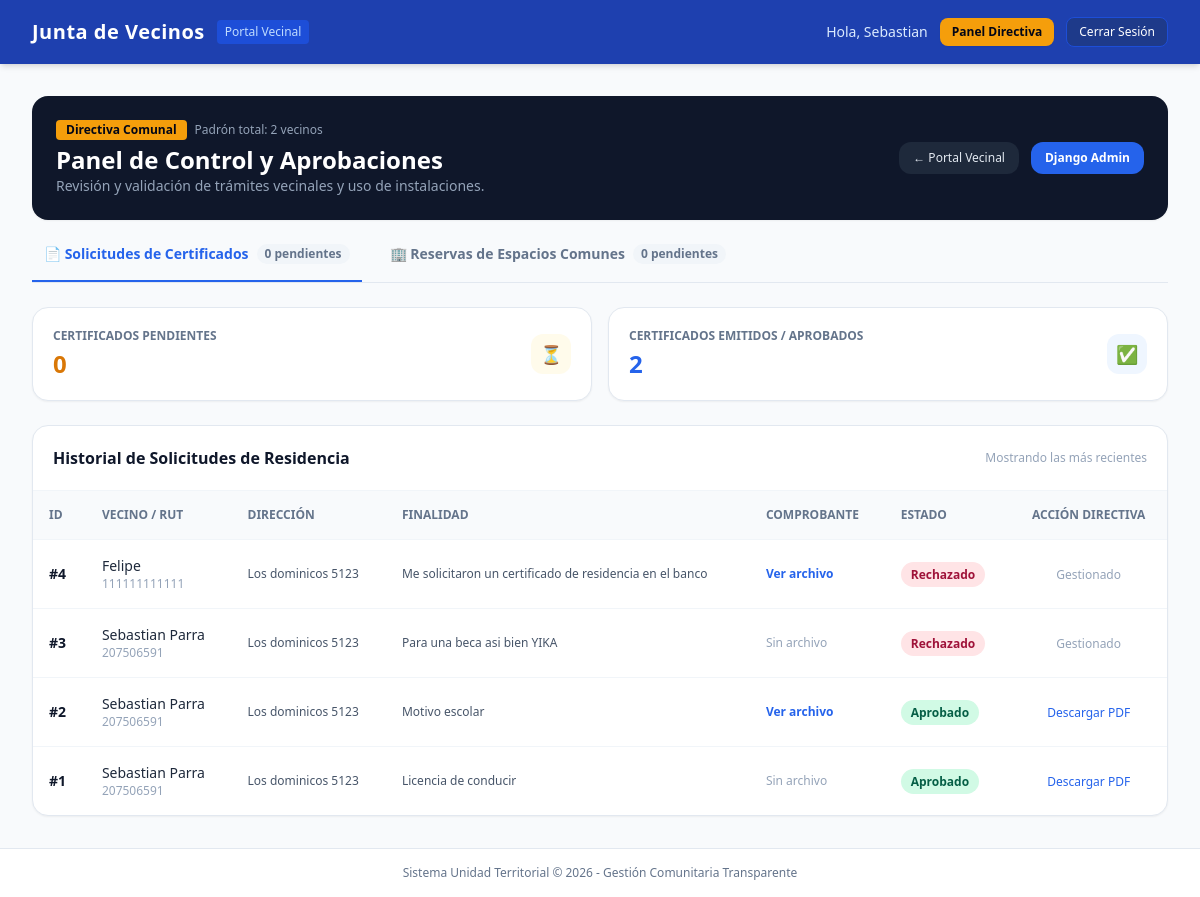
Page /directiva/ (signed in) on the committed database.
### residents/models.py (models this page shows, shortened)
class Resident(AbstractUser):
    class RoleChoices(models.TextChoices):
        VECINO = 'VECINO', 'Vecino'
        DIRECTIVA = 'DIRECTIVA', 'Directiva'
        ADMIN = 'ADMIN', 'Administrador'
    class StatusChoices(models.TextChoices):
        PENDIENTE = 'PENDIENTE', 'Pendiente de Validación'
        ACTIVO = 'ACTIVO', 'Activo'
        RECHAZADO = 'RECHAZADO', 'Rechazado'
    rut = models.CharField(max_length=12, unique=True, verbose_name="RUT")
    phone = models.CharField(max_length=15, blank=True, null=True, verbose_name="Teléfono")
    address = models.CharField(max_length=255, verbose_name="Dirección / Pasaje")
    birth_date = models.DateField(blank=True, null=True, verbose_name="Fecha de Nacimiento")
    role = models.CharField(max_length=15, choices=RoleChoices.choices, default=RoleChoices.VECINO)
    status = models.CharField(max_length=15, choices=StatusChoices.choices, default=StatusChoices.PENDIENTE)
    USERNAME_FIELD = 'rut'
    REQUIRED_FIELDS = ['username', 'email', 'first_name', 'last_name']
    class Meta:
        verbose_name = "Residente"
        verbose_name_plural = "Residentes"

### certificates/models.py (models this page shows, shortened)
class CertificateRequest(models.Model):
    class StatusChoices(models.TextChoices):
        PENDIENTE = 'PENDIENTE', 'Pendiente de Revisión'
        APROBADO = 'APROBADO', 'Aprobado'
        RECHAZADO = 'RECHAZADO', 'Rechazado'
    verification_code = models.UUIDField(
        default=uuid.uuid4,
        unique=True,
        editable=False,
        verbose_name="Código de Verificación"
    )
    resident = models.ForeignKey(
        settings.AUTH_USER_MODEL,
        on_delete=models.CASCADE,
        related_name='certificates',
        verbose_name="Residente"
    )
    purpose = models.CharField(
        max_length=200,
        verbose_name="Finalidad del Trámite (ej: Licencia de conducir, subsidio)"
    )
    address_proof = models.FileField(
        upload_to='certificates/proofs/%Y/%m/',
        blank=True,
        null=True,
        verbose_name="Comprobante de Domicilio (Opcional)"
    )
    status = models.CharField(
        max_length=15,
        choices=StatusChoices.choices,
        default=StatusChoices.PENDIENTE,
        verbose_name="Estado"
    )
    rejection_reason = models.TextField(
        blank=True,
        null=True,
        verbose_name="Motivo de Rechazo (si aplica)"
    )
    issued_at = models.DateTimeField(
        blank=True,
        null=True,
        verbose_name="Fecha de Emisión"
    )
    created_at = models.DateTimeField(
        auto_now_add=True,
        verbose_name="Fecha de Solicitud"
    )
    updated_at = models.DateTimeField(
        auto_now=True,
        verbose_name="Última Actualización"
    )
    class Meta:
        verbose_name = "Solicitud de Certificado"
        verbose_name_plural = "Solicitudes de Certificados"
        ordering = ['-created_at']

### portal/views.py (the view)
# urls.py: path('directiva/', directiva_dashboard_view, name='directiva_dashboard'),
@user_passes_test(is_directiva, login_url='portal:dashboard')
def directiva_dashboard_view(request):
    active_tab = request.GET.get('tab', 'certificados')
    total_vecinos = Resident.objects.count()
    pendientes_cert = CertificateRequest.objects.filter(status=CertificateRequest.StatusChoices.PENDIENTE).count()
    total_aprobados_cert = CertificateRequest.objects.filter(status=CertificateRequest.StatusChoices.APROBADO).count()
    pendientes_reservas = SpaceReservation.objects.filter(status=SpaceReservation.StatusChoices.PENDIENTE).count()
    total_aprobadas_reservas = SpaceReservation.objects.filter(status=SpaceReservation.StatusChoices.APROBADO).count()
    solicitudes_cert = CertificateRequest.objects.select_related('resident').order_by('-created_at')[:30]
    solicitudes_reservas = SpaceReservation.objects.select_related('resident', 'space').order_by('-created_at')[:30]
    context = {
        'active_tab': active_tab,
        'total_vecinos': total_vecinos,
        'pendientes_cert': pendientes_cert,
        'total_aprobados_cert': total_aprobados_cert,
        'pendientes_reservas': pendientes_reservas,
        'total_aprobadas_reservas': total_aprobadas_reservas,
        'solicitudes_cert': solicitudes_cert,
        'solicitudes_reservas': solicitudes_reservas,
    }
    return render(request, 'portal/directiva_dashboard.html', context)

### portal/views.py (called while the page is built)
def is_directiva(user):
    return user.is_authenticated and (
        user.is_staff or getattr(user, 'role', '') in ['DIRECTIVA', 'PRESIDENTE', 'SECRETARIO', 'TESORERO']
    )

### templates/portal/directiva_dashboard.html (shortened to what this page needs)
{% extends 'base/base.html' %}
{% block content %}
<div class="space-y-6">
    <div class="bg-slate-900 text-white p-6 rounded-2xl shadow-sm flex flex-col md:flex-row justify-between md:items-center gap-4">
        <div>
            <div class="flex items-center space-x-2">
                <span class="px-2.5 py-0.5 rounded text-xs font-semibold bg-amber-500 text-slate-950">Directiva Comunal</span>
                <span class="text-xs text-slate-400">Padrón total: {{ total_vecinos }} vecinos</span>
            </div>
            <h1 class="text-2xl font-bold mt-1">Panel de Control y Aprobaciones</h1>
            <p class="text-sm text-slate-400">Revisión y validación de trámites vecinales y uso de instalaciones.</p>
        </div>
        <div class="flex items-center space-x-3">
            <a href="{% url 'portal:dashboard' %}" class="text-xs bg-slate-800 hover:bg-slate-700 text-slate-200 px-3.5 py-2 rounded-xl transition">
                &larr; Portal Vecinal
            </a>
            {% if user.is_staff %}
                <a href="/admin/" target="_blank" class="text-xs bg-blue-600 hover:bg-blue-500 text-white font-semibold px-3.5 py-2 rounded-xl transition">
                    Django Admin
                </a>
            {% endif %}
        </div>
    </div>
    <div class="border-b border-slate-200">
        <nav class="flex space-x-4" aria-label="Tabs">
            <button id="tab-btn-certificados" onclick="switchTab('certificados')"
                    class="pb-4 px-3 text-sm font-bold flex items-center gap-2 border-b-2 transition {% if active_tab == 'certificados' %}border-blue-600 text-blue-600{% else %}border-transparent text-slate-500 hover:text-slate-700{% endif %}">
                <span>📄 Solicitudes de Certificados</span>
                <span class="px-2 py-0.5 text-xs rounded-full {% if pendientes_cert > 0 %}bg-amber-100 text-amber-800 font-extrabold{% else %}bg-slate-100 text-slate-500{% endif %}">
                    {{ pendientes_cert }} pendientes
                </span>
            </button>
            <button id="tab-btn-reservas" onclick="switchTab('reservas')"
                    class="pb-4 px-3 text-sm font-bold flex items-center gap-2 border-b-2 transition {% if active_tab == 'reservas' %}border-emerald-600 text-emerald-600{% else %}border-transparent text-slate-500 hover:text-slate-700{% endif %}">
                <span>🏢 Reservas de Espacios Comunes</span>
                <span class="px-2 py-0.5 text-xs rounded-full {% if pendientes_reservas > 0 %}bg-emerald-100 text-emerald-800 font-extrabold{% else %}bg-slate-100 text-slate-500{% endif %}">
                    {{ pendientes_reservas }} pendientes
                </span>
            </button>
        </nav>
    </div>
    <div id="panel-certificados" class="space-y-6 {% if active_tab != 'certificados' %}hidden{% endif %}">
        <div class="grid grid-cols-1 sm:grid-cols-2 gap-4">
            <div class="bg-white p-5 rounded-2xl border border-slate-200 shadow-sm flex items-center justify-between">
                <div>
                    <p class="text-xs font-semibold uppercase text-slate-500">Certificados Pendientes</p>
                    <p class="text-2xl font-extrabold text-amber-600 mt-1">{{ pendientes_cert }}</p>
                </div>
                <div class="w-10 h-10 rounded-xl bg-amber-50 text-amber-600 flex items-center justify-center text-lg">⏳</div>
            </div>
            <div class="bg-white p-5 rounded-2xl border border-slate-200 shadow-sm flex items-center justify-between">
                <div>
                    <p class="text-xs font-semibold uppercase text-slate-500">Certificados Emitidos / Aprobados</p>
                    <p class="text-2xl font-extrabold text-blue-600 mt-1">{{ total_aprobados_cert }}</p>
                </div>
                <div class="w-10 h-10 rounded-xl bg-blue-50 text-blue-600 flex items-center justify-center text-lg">✅</div>
            </div>
        </div>
        <div class="bg-white rounded-2xl border border-slate-200 shadow-sm overflow-hidden">
            <div class="p-5 border-b border-slate-100 flex justify-between items-center">
                <h2 class="text-base font-bold text-slate-900">Historial de Solicitudes de Residencia</h2>
                <span class="text-xs text-slate-400">Mostrando las más recientes</span>
            </div>
            <div class="overflow-x-auto">
                <table class="w-full text-left text-sm text-slate-600">
                    <thead class="bg-slate-50 text-xs font-semibold text-slate-500 uppercase border-b border-slate-100">
                        <tr>
                            <th class="p-4">ID</th>
                            <th class="p-4">Vecino / RUT</th>
                            <th class="p-4">Dirección</th>
                            <th class="p-4">Finalidad</th>
                            <th class="p-4">Comprobante</th>
                            <th class="p-4">Estado</th>
                            <th class="p-4 text-center">Acción Directiva</th>
                        </tr>
                    </thead>
                    <tbody class="divide-y divide-slate-100">
                        {% for cert in solicitudes_cert %}
                        <tr class="hover:bg-slate-50/80 transition">
                            <td class="p-4 font-bold text-slate-900">#{{ cert.id }}</td>
                            <td class="p-4">
                                <div class="font-medium text-slate-800">{{ cert.resident.get_full_name|default:cert.resident.username }}</div>
                                <div class="text-xs text-slate-400">{{ cert.resident.rut }}</div>
                            </td>
                            <td class="p-4 text-xs text-slate-600 max-w-xs truncate">{{ cert.resident.address }}</td>
                            <td class="p-4 text-xs">{{ cert.purpose }}</td>
                            <td class="p-4 text-xs">
                                {% if cert.address_proof %}
                                    <a href="{{ cert.address_proof.url }}" target="_blank" class="text-blue-600 hover:underline font-semibold">Ver archivo</a>
                                {% else %}
                                    <span class="text-slate-400">Sin archivo</span>
                                {% endif %}
                            </td>
                            <td class="p-4">
                                {% if cert.status == 'APROBADO' %}
                                    <span class="px-2.5 py-1 text-xs font-semibold bg-emerald-100 text-emerald-800 rounded-full">Aprobado</span>
                                {% elif cert.status == 'RECHAZADO' %}
                                    <span class="px-2.5 py-1 text-xs font-semibold bg-rose-100 text-rose-800 rounded-full">Rechazado</span>
                                {% else %}
                                    <span class="px-2.5 py-1 text-xs font-semibold bg-amber-100 text-amber-800 rounded-full">Pendiente</span>
                                {% endif %}
                            </td>
                            <td class="p-4 text-center space-x-2">
                                {% if cert.status == 'PENDIENTE' %}
                                    <a href="{% url 'portal:resolver_certificado' cert.id 'aprobar' %}"
                                       class="inline-block bg-emerald-600 hover:bg-emerald-700 text-white text-xs font-semibold px-3 py-1.5 rounded-lg shadow-sm transition">
                                        Aprobar
                                    </a>
                                    <a href="{% url 'portal:resolver_certificado' cert.id 'rechazar' %}"
                                       onclick="return confirm('¿Seguro que deseas rechazar este certificado?');"
                                       class="inline-block bg-rose-600 hover:bg-rose-700 text-white text-xs font-semibold px-3 py-1.5 rounded-lg shadow-sm transition">
                                        Rechazar
                                    </a>
                                {% elif cert.status == 'APROBADO' %}
                                    <a href="{% url 'certificates:download_pdf' cert.id %}" target="_blank"
                                       class="text-xs text-blue-600 hover:underline font-medium">
                                        Descargar PDF
                                    </a>
                                {% else %}
                                    <span class="text-xs text-slate-400">Gestionado</span>
                                {% endif %}
                            </td>
                        </tr>
                        {% empty %}
                        <tr>
                            <td colspan="7" class="p-6 text-center text-slate-400 text-sm">
                                No hay solicitudes de certificados registradas.
                            </td>
                        </tr>
                        {% endfor %}
                    </tbody>
                </table>
            </div>
        </div>
    </div>
</div>
{% endblock %}

### templates/base/base.HTML (shortened to what this page needs)
<!DOCTYPE html>
<html lang="es">
<head>
    <script src="https://cdn.tailwindcss.com"></script>
</head>
<body class="bg-slate-50 text-slate-800 flex flex-col min-h-screen">
    <nav class="bg-blue-800 text-white shadow-md">
        <div class="max-w-7xl mx-auto px-4 sm:px-6 lg:px-8">
            <div class="flex justify-between items-center h-16">
                <div class="flex items-center space-x-3">
                    <a href="{% url 'portal:dashboard' %}" class="text-xl font-bold tracking-wide hover:text-blue-100 transition">
                        Junta de Vecinos
                    </a>
                    <span class="text-xs bg-blue-700 px-2 py-1 rounded text-blue-200">Portal Vecinal</span>
                </div>
                <div class="flex items-center space-x-3">
                    {% if user.is_authenticated %}
                        <span class="text-sm font-medium text-blue-100 hidden sm:inline">
                            Hola, {{ user.first_name|default:user.username }}
                        </span>
                        {% if user.is_staff or user.role == 'DIRECTIVA' %}
                            <a href="{% url 'portal:directiva_dashboard' %}" class="text-xs bg-amber-500 hover:bg-amber-600 text-slate-950 font-bold px-3 py-1.5 rounded-lg shadow-sm transition">
                                Panel Directiva
                            </a>
                        {% endif %}
                        <form method="post" action="{% url 'portal:logout' %}" class="inline">
                            <button type="submit" class="text-xs bg-blue-900 hover:bg-blue-950 px-3 py-1.5 rounded-lg transition border border-blue-700">
                                Cerrar Sesión
                            </button>
                        </form>
                    {% else %}
                        <a href="{% url 'portal:login' %}" class="text-sm bg-white text-blue-800 hover:bg-blue-50 font-semibold px-4 py-2 rounded-lg transition shadow-sm">
                            Iniciar Sesión
                        </a>
                    {% endif %}
                </div>
            </div>
        </div>
    </nav>
    <main class="flex-grow max-w-7xl w-full mx-auto px-4 sm:px-6 lg:px-8 py-8">
        {% block content %}{% endblock %}
    </main>
    <footer class="bg-white border-t border-slate-200 py-4 text-center text-xs text-slate-500">
        Sistema Unidad Territorial &copy; {% now "Y" %} - Gestión Comunitaria Transparente
    </footer>
</body>
</html>

### rows in the picture
Resident: first_name "Sebastian"
CertificateRequest: id "4", resident.get_full_name "Felipe", resident.rut "111111111111", resident.address "Los dominicos 5123", purpose "Me solicitaron un certificado de residencia en el banco", status "Rechazado"
CertificateRequest: id "3", resident.get_full_name "Sebastian Parra", resident.rut "207506591", resident.address "Los dominicos 5123", purpose "Para una beca asi bien YIKA", address_proof "Sin archivo", status "Rechazado"
CertificateRequest: id "2", resident.get_full_name "Sebastian Parra", resident.rut "207506591", resident.address "Los dominicos 5123", purpose "Motivo escolar", status "Aprobado"
CertificateRequest: id "1", resident.get_full_name "Sebastian Parra", resident.rut "207506591", resident.address "Los dominicos 5123", purpose "Licencia de conducir", address_proof "Sin archivo", status "Aprobado"

### other values in the picture
{{ total_vecinos }} "2"
{{ pendientes_cert }} "0"
{{ pendientes_reservas }} "0"
{{ total_aprobados_cert }} "2"
